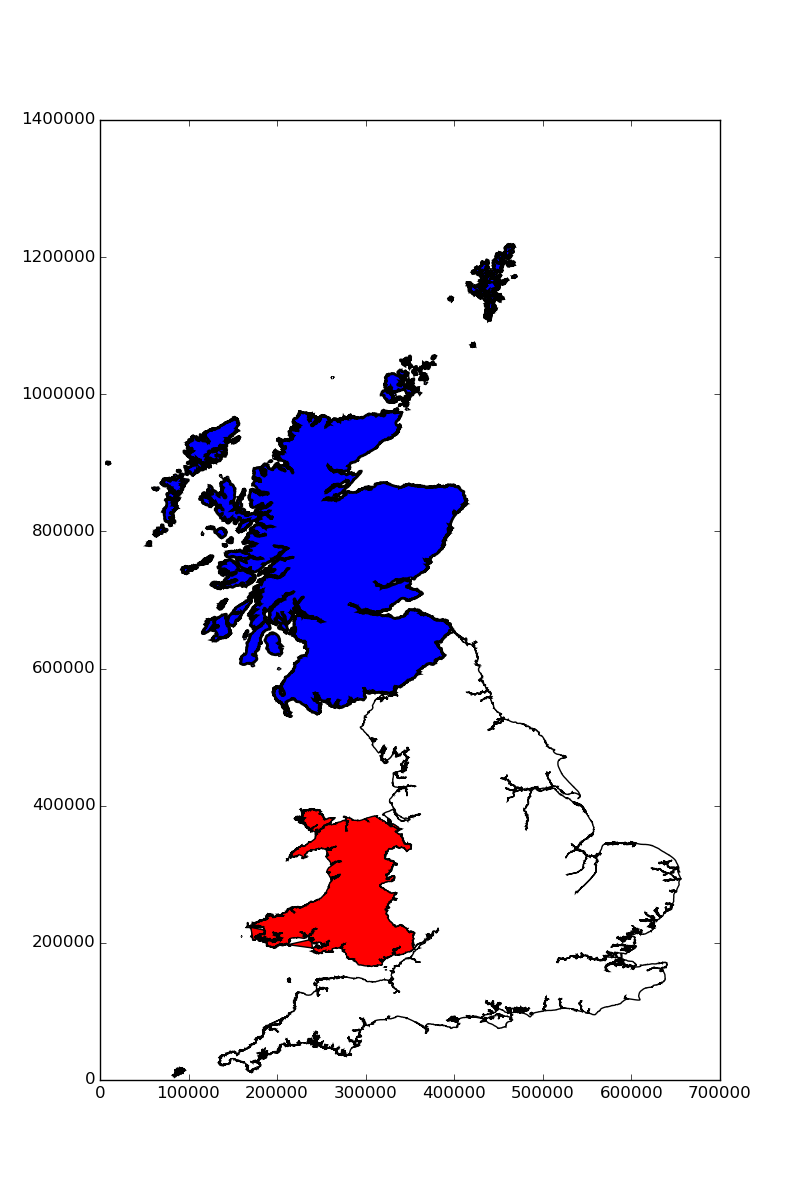

Source code (Python):
import matplotlib.pyplot as plt
from pymapgb import GBBasemap

fig, ax = plt.subplots(figsize=(8, 12))

GBmap = GBBasemap(ax, threshold=50)
GBmap.draw_by_request("country", "england", facecolor="w", edgecolor="k")
GBmap.draw_by_request("country", "wales", facecolor="r", edgecolor="k")
GBmap.draw_by_request("country", "scotland", facecolor="b", lw=2)

GBmap.ax.autoscale()
plt.savefig("countries.png")


